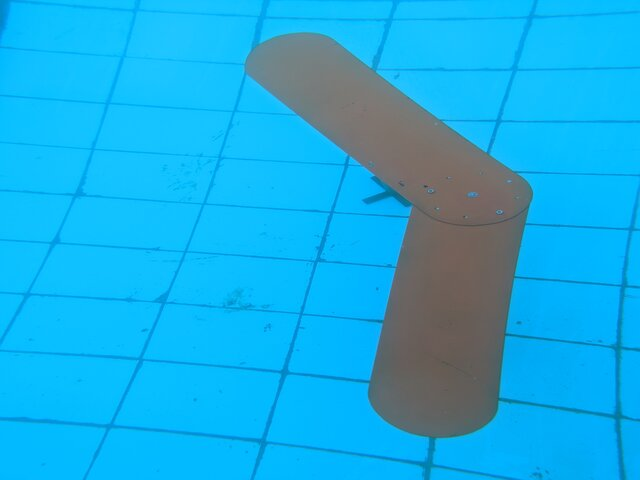
#> input picture ImagesQuery/aLeftSmall.jpg, 640 x 480 px, given in place of GX010311.mp4, which was not available
$ python RotationVideoSecond.py
#> lines starting #> are read from the running program, lines starting #| are printed output that depends on the picture; after the words box and inside, x2 and y2 are one past the last pixel; in counts of white or black regions, pixels touching at a corner belong together; pictures that were not available may be replaced by others from this repository, and a replacement may not be noted
import cv2 as cv
from math import atan2, cos, sin, sqrt, pi
import numpy as np


# [62 lines left out: functions drawAxis, getOrientation, not called in this run]


# Load the image
# img = cv.imread('ImagesQuery/aRightSmall.jpg')
cap = cv.VideoCapture('ImagesQuery/GX010311.mp4')
# [10 lines of commented-out code are left out]

while True:
    # Convert image to grayscale
    # gray = cv.cvtColor(img, cv.COLOR_BGR2GRAY)
    _, frame = cap.read()
#> frame is the input picture: shape (480, 640, 3); mean B, G, R 227.4, 173, 25
    frame = cv.resize(frame, (640, 480))
    # gray = cv.cvtColor(frame, cv.COLOR_BGR2HSV)
    gray = cv.cvtColor(frame, cv.COLOR_BGR2HSV)
#> gray: shape (480, 640, 3); mean H, S, V 89.8, 211.8, 228.8
    lb = np.array([0, 0, 0])  # lower hsv bound for red
    ub = np.array([186, 151, 255])  # upper hsv bound to red

    lbBlack = np.array([0, 0, 0])
    ubBlack = np.array([255, 236, 125])
    mask = cv.inRange(gray, lbBlack, ubBlack)
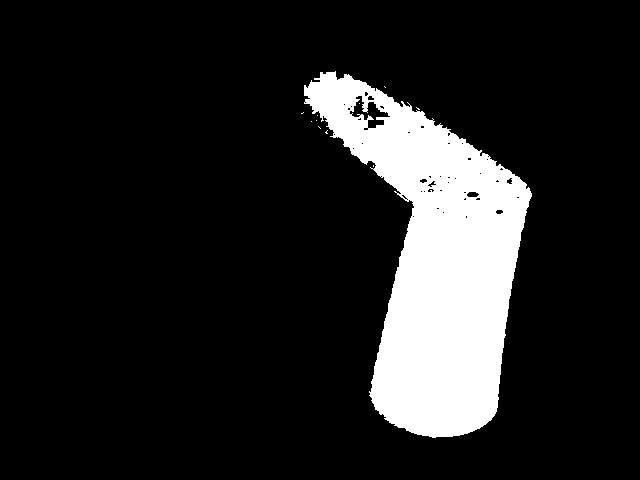
#> mask: shape (480, 640); 13.3% white; 11 white regions (10 under 20 px)
    # res = cv.bitwise_and(frame, frame, mask=mask)
    res = cv.bitwise_and(frame, frame, mask=mask)
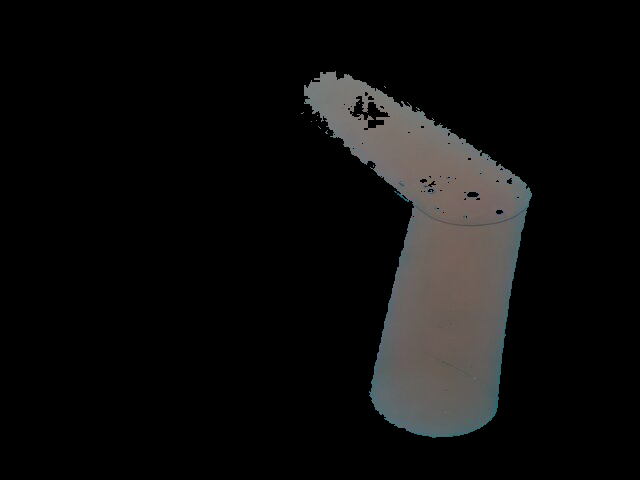
#> res: shape (480, 640, 3); mean B, G, R 13.4, 13.8, 14.2

    # Convert image to binary
    _, bw = cv.threshold(mask, 50, 255, cv.THRESH_BINARY | cv.THRESH_OTSU)

    # Find all the contours in the thresholded image
    contours, _ = cv.findContours(bw, cv.RETR_LIST, cv.CHAIN_APPROX_NONE)
#> contours = 60 contours, 51 with area under 20; largest, box (x1, y1, x2, y2) and area: (304, 71, 532, 438) 41052, (349, 95, 391, 129) 578, (466, 191, 480, 198) 62, (495, 209, 504, 215) 31, (427, 180, 437, 188) 30

    for i, c in enumerate(contours):

        # Calculate the area of each contour
        area = cv.contourArea(c)

        # Ignore contours that are too small or too large
        # if area < 60000 or 100000 < area:    #works for full size
        #     continue

        if area < 10000 or 100000 < area:  # works for full size
            continue

        # cv.minAreaRect returns:
        # (center(x, y), (width, height), angle of rotation) = cv2.minAreaRect(c)
        rect = cv.minAreaRect(c)
        box = cv.boxPoints(rect)
        box = np.int0(box)

        # Retrieve the key parameters of the rotated bounding box
        center = (int(rect[0][0]), int(rect[0][1]))
        width = int(rect[1][0])
        height = int(rect[1][1])
        angle = int(rect[2])

        if width < height:
            angle = 90 - angle
        else:
            angle = -angle

        label = "  Rotation Angle: " + str(angle) + " degrees"
        textbox = cv.rectangle(res, (center[0] - 35, center[1] - 25),
                               (center[0] + 295, center[1] + 10), (255, 255, 255), -1)
        cv.putText(res, label, (center[0] - 50, center[1]),
                   cv.FONT_HERSHEY_SIMPLEX, 0.7, (0, 0, 0), 1, cv.LINE_AA)
        if angle < -10:
            cv.putText(res, "LEFT", (50, 80), cv.FONT_HERSHEY_SIMPLEX, 1, (0, 0, 255), 1)
        elif angle > 10:
            cv.putText(res, "RIGHT", (50, 80), cv.FONT_HERSHEY_SIMPLEX, 1, (0, 0, 255), 1)
        cv.drawContours(res, [box], 0, (0, 0, 255), 2)
#> this loop made 60 passes
#> (area, rect, box, center, width, height, angle, label) on pass 60: (41051.5, ((438.6, 242.6), (202, 384.5), -12.55), [[381, 452], [298, 76], [495, 32], [578, 408]], (438, 242), 202, 384, 102, '  Rotation Angle: 102 degrees')
#> area on passes 4, 11, 16, 18, 20, 21: 31, 61.5, 20, 29.5, 28, 29.5
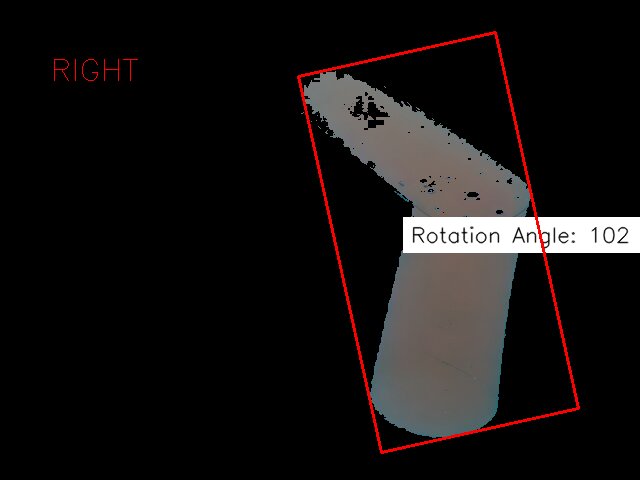
#> res: shape (480, 640, 3); 3.92% of pixels changed, all inside (x1, y1, x2, y2) = (54, 31, 640, 454)

    cv.imshow('Output', res)
    # cv.imshow('Output', frame)
    # cv.imshow("res", res)

    # Save the output image to the current directory
    # cv.imwrite("output_img.jpg", img)
    key = cv.waitKey(1)
#> (key Esc is pressed here)
    if key == 27:
        break

cap.release()
cv.destroyAllWindows()

$ run again, on ImagesQuery/aRightSmall.jpg
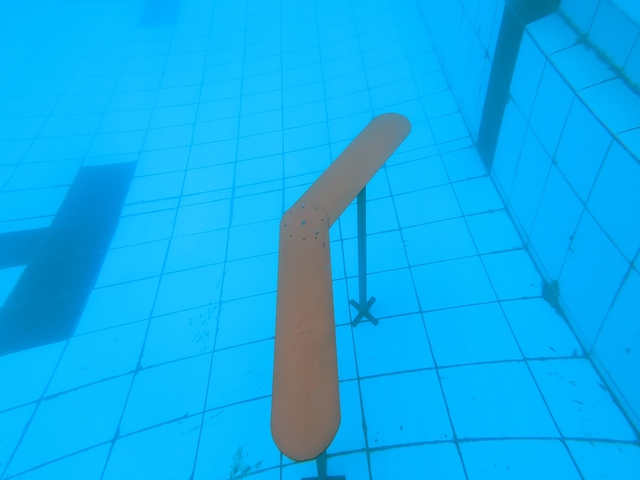
#> input picture ImagesQuery/aRightSmall.jpg, 640 x 480 px, given in place of GX010311.mp4, which was not available
#> frame is the input picture: shape (480, 640, 3); mean B, G, R 238.3, 174, 14.4
#> gray: shape (480, 640, 3); mean H, S, V 95, 235.1, 239.3
#> `mask = cv.inRange(gray, lbBlack, ubBlack)`:
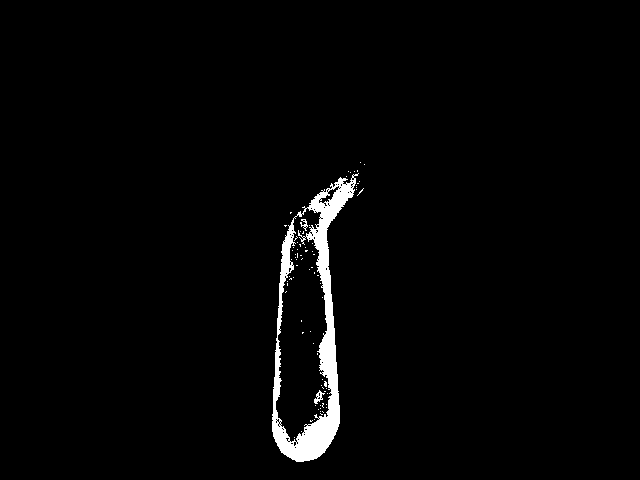
#> mask: shape (480, 640); 2.1% white; 78 white regions (75 under 20 px)
#> contours = 166 contours, 161 with area under 20; largest, box (x1, y1, x2, y2) and area: (272, 173, 359, 462) 14272, (275, 207, 333, 443) 8438, (318, 185, 340, 204) 125, (314, 390, 325, 404) 52, (300, 219, 308, 231) 24
#> the loop `for i, c in enumerate(contours):` made 166 passes
#> (area, width, height, angle) on pass 160: (14271.5, 291, 70, 85)
#> after the loop `for i, c in enumerate(contours):`:
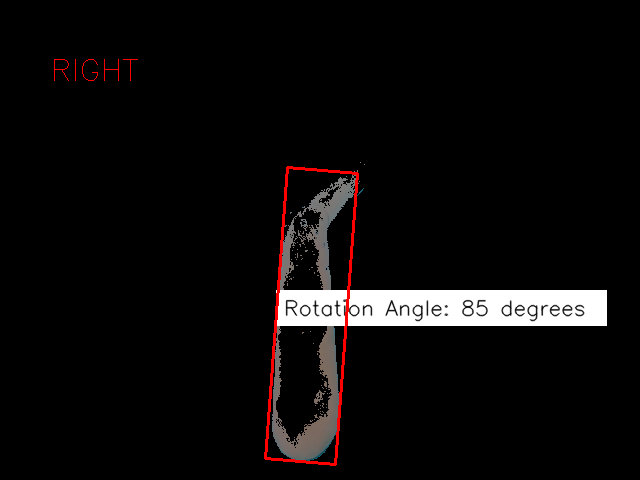
#> res: shape (480, 640, 3); mean B, G, R 11.1, 11.2, 13.2
